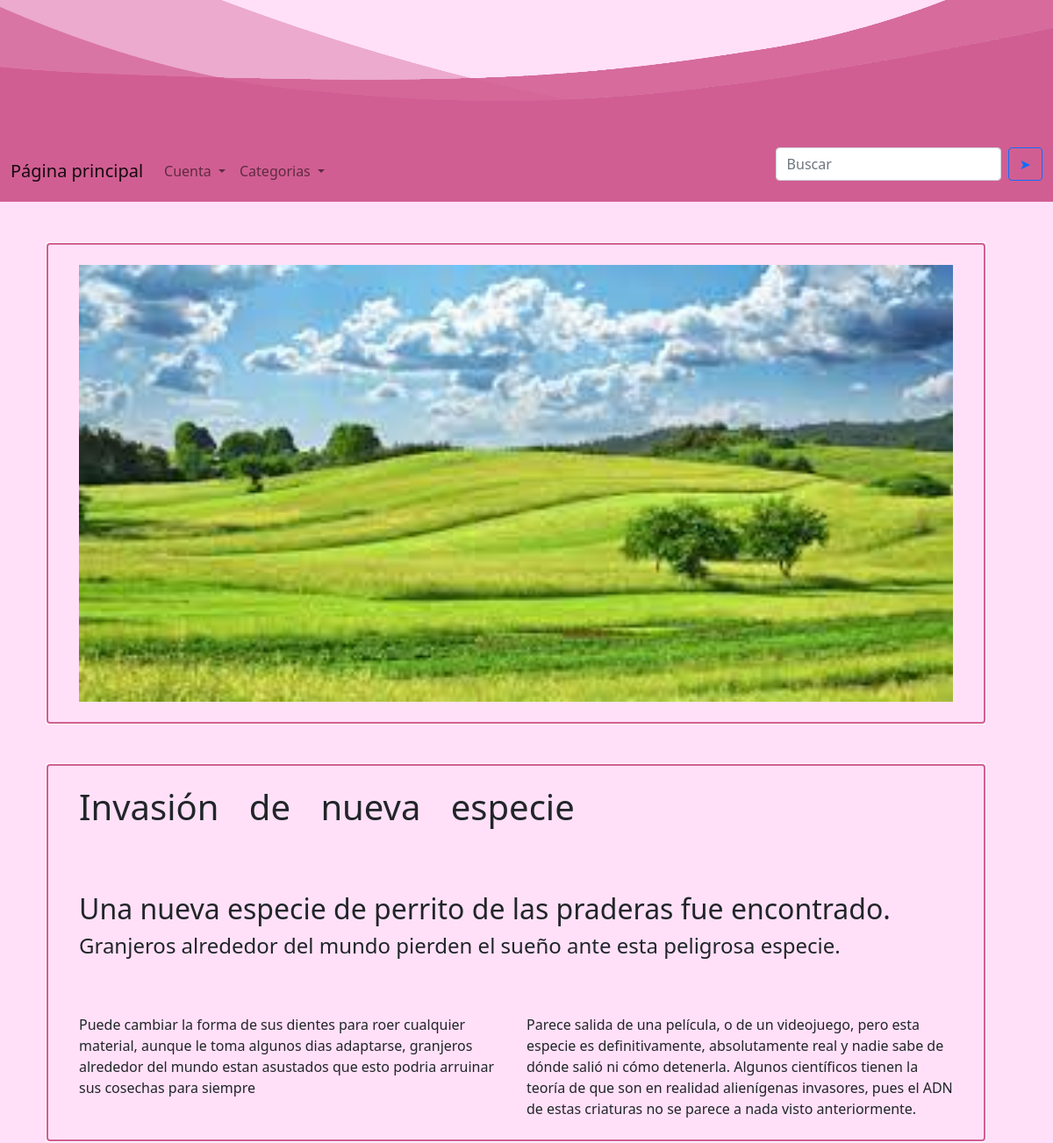
The app's page /noticias/4, older data.
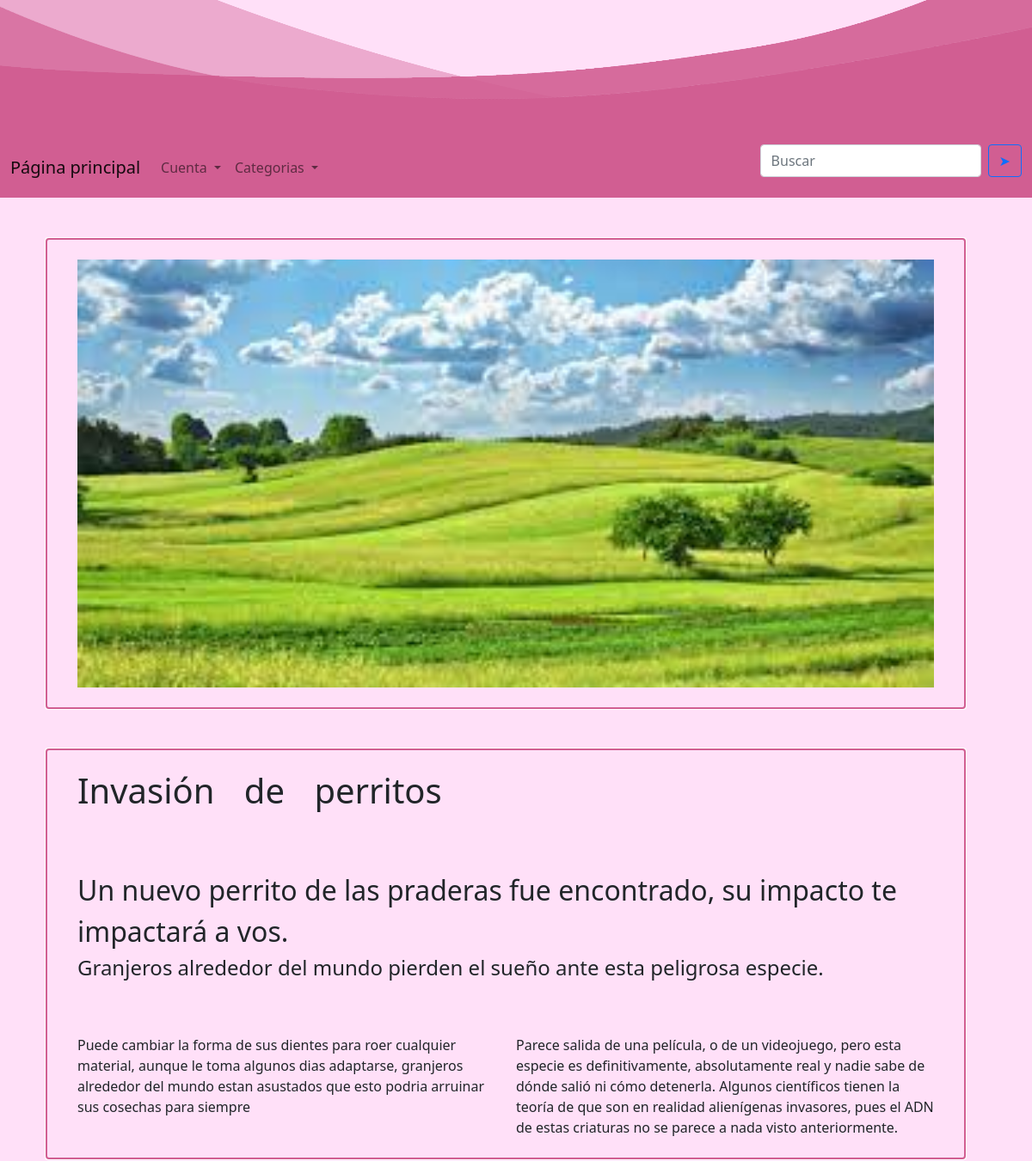
The same page, newer data.
### app.py (models this page shows)
class Noticia(db.Model):
    __tablename__ = "Noticias"
    id = db.Column(db.Integer, primary_key=True)
    titulo = db.Column(db.String(50), nullable=False)
    imagen = db.Column(db.String(120), nullable=False)
    subtitulo = db.Column(db.String(300), nullable=False)
    resaltado = db.Column(db.String(500), nullable=False)
    columna1 = db.Column(db.String(2000), nullable=False)
    columna2 = db.Column(db.String(2000), nullable=False)
    categoria = db.Column(db.String(16), nullable=False)

### app.py (the view)
@app.route("/noticias/<int:id>")
def ir_a_noticia(id):
    noticias = Noticia.query.all()
    noticia_buscada = next((noticia for noticia in noticias if noticia.id == id), None)
    if not noticia_buscada:
        return abort(404)
    return render_template("noticia-base.html", noticia_buscada=noticia_buscada, noticias=noticias)

### templates/noticia-base.html (shortened to what this page needs)
{% extends "navbar.html" %}
{% block head %}
{{ super() }}
{% endblock %}
{% block body %}
{{super()}}
    <div class="container">
        <div class="row"><img class="newspage-image" src='/static{{noticia_buscada.imagen}}'> </div>
        <div class="row">
            <h1 class="news-title fs-1">{{noticia_buscada.titulo}}</h1>
            <div class="fs-2">{{noticia_buscada.subtitulo}}</div>
            <div class="fs-4">{{noticia_buscada.resaltado}}</div>
            <div class="col">{{noticia_buscada.columna1}}</div>
            <div class="col">{{noticia_buscada.columna2}}</div>
        </div>
        </div>
{% endblock %}

Row changes from the older to the newer data that the page shows:
changed Noticia "Granjeros alrededor del mundo pierden el sueño ante esta peligrosa especie.": titulo "Invasión de nueva especie" → "Invasión de perritos"; subtitulo "Una nueva especie de perrito de las praderas fue encontrado." → "Un nuevo perrito de las praderas fue encontrado, su impacto te impactará a vos."
